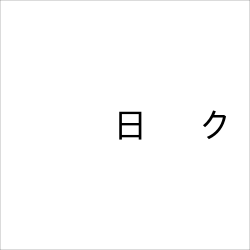

Recreate this plot in Python.
import matplotlib
matplotlib.rc('font', family='TakaoPGothic')
import matplotlib.pyplot as plt


hieroglyphs = '''
光は一般に、その固有波長が障害物よりも大きければ通過しやすい傾向にあり、この現象はレイリー散乱と呼ばれる。日中は長波長
の赤色光などは大気中を直線的に通過し、観察者の視野には光源である太陽の見た目の大きさの範囲に収まってしまう。一方短波長
の青色光は大気の熱的ゆらぎにより散乱するため空は青く見える。しかしながら夕方になると光線の入射角が浅くなり、
大気層を通過する距離が伸びる。すると青色光は障害物に衝突する頻度が増し、
かえって吸収されるなどの要因から地表に到達しにくくなる。代わって黄
、橙、赤などの長波長光線が散乱され、太陽が沈む方向の空が赤く見えることになる
年、世界中で鮮やかな夕焼けが確認された。これはクラカタウ火山の大噴火により大気中に障害物が撒き散らされたためである。
なお、火星においては大気による短波長の散乱よりちりによる長波長の散乱が卓越するため、ピンクの空と青い夕焼けが見られる。
'''
hieroglyphs = hieroglyphs.replace(" ", "")
hieroglyphs = hieroglyphs.replace("\n", "")

hieroglyphs = list( set(hieroglyphs) )


fig, axes = plt.subplots(figsize=(10, 10))

#axes.axis('off')
axes.set_xlim(0, 1)
axes.set_ylim(0, 1)
fig.subplots_adjust(left=0.0, bottom=0.0, right=1.0, top=1.0)
axes.text(0.45, 0.45, hieroglyphs[0], fontsize=100)
axes.text(0.8, 0.45, hieroglyphs[1], fontsize=100)
fig.savefig("hieroglyphs.png", dpi=25)
plt.show()